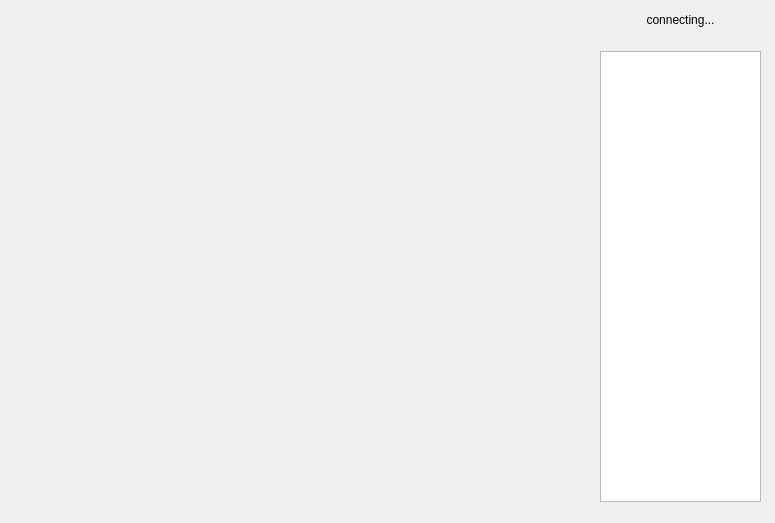
<?xml version="1.0" encoding="UTF-8"?>
<ui version="4.0">
 <class>MainWidget</class>
 <widget class="QWidget" name="MainWidget">
  <property name="geometry">
   <rect>
    <x>0</x>
    <y>0</y>
    <width>775</width>
    <height>523</height>
   </rect>
  </property>
  <property name="windowTitle">
   <string>MainWidget</string>
  </property>
  <widget class="QLabel" name="labelConnectStatus">
   <property name="geometry">
    <rect>
     <x>630</x>
     <y>10</y>
     <width>101</width>
     <height>20</height>
    </rect>
   </property>
   <property name="text">
    <string>connecting...</string>
   </property>
   <property name="alignment">
    <set>Qt::AlignCenter</set>
   </property>
  </widget>
  <widget class="QListWidget" name="listPlayers">
   <property name="geometry">
    <rect>
     <x>600</x>
     <y>51</y>
     <width>161</width>
     <height>451</height>
    </rect>
   </property>
  </widget>
  <widget class="QLabel" name="labelGameStatus">
   <property name="geometry">
    <rect>
     <x>30</x>
     <y>10</y>
     <width>261</width>
     <height>20</height>
    </rect>
   </property>
   <property name="text">
    <string/>
   </property>
  </widget>
 </widget>
 <layoutdefault spacing="6" margin="11"/>
 <resources/>
 <connections/>
</ui>
